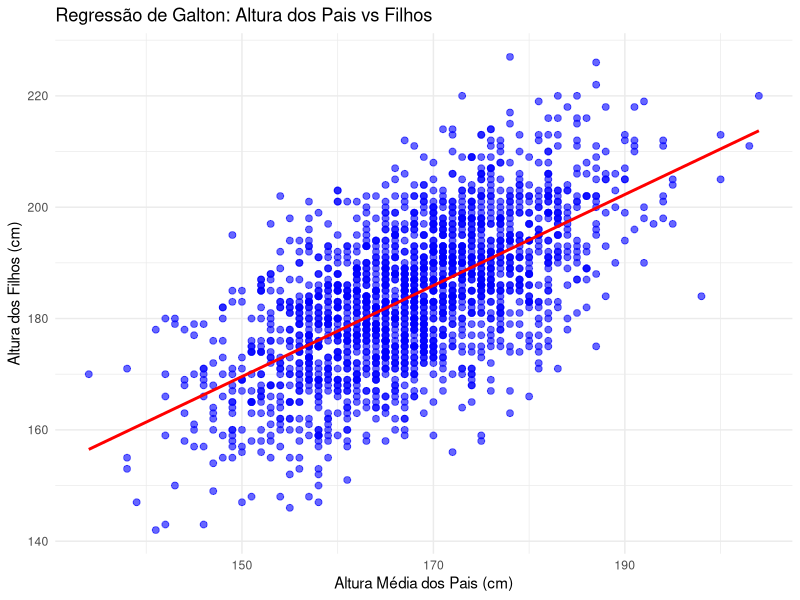
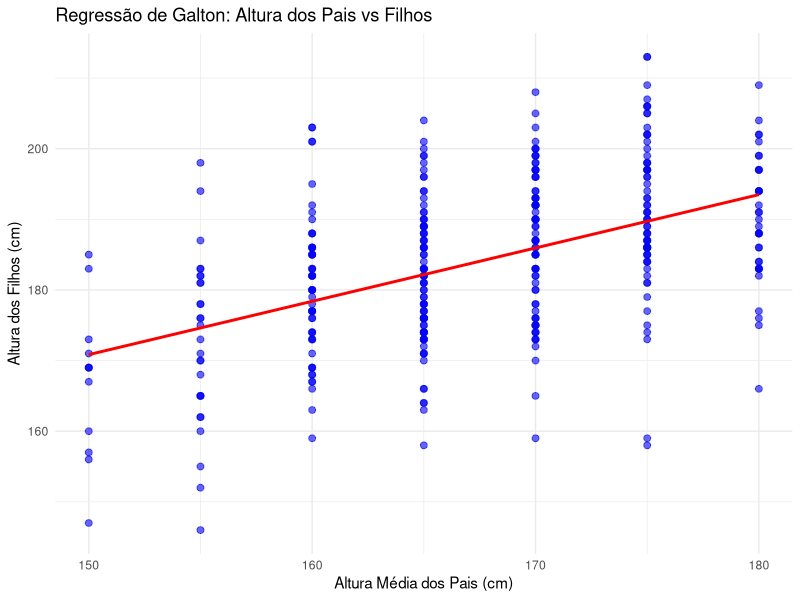

R code for these plots, in order:
## ---- chunk 1
library(dplyr)
library(ggplot2)

# Definir a semente para reprodutibilidade
set.seed(42)

# Gerar alturas dos pais (média 168 cm, desvio padrão 10 cm)
parent_height <- rnorm(2000, mean = 168, sd = 10)
parent_height <- round(parent_height, 0)

# Gerar alturas dos filhos com base na relação linear com ruído
child_height <- 50 + 0.8 * parent_height + rnorm(2000, mean = 0, sd = 10)
child_height <- round(child_height, 0)

# Criar um data frame
data <- data.frame(parent_height, child_height)

# Visualizar as primeiras linhas
#head(data)

# Ajustar um modelo de regressão linear
model <- lm(child_height ~ parent_height, data = data)


# Plotar os dados e a regressão
ggplot(data, aes(x = parent_height, y = child_height)) +
  geom_point(color = "blue", alpha = 0.6, size = 2) +  # Pontos no gráfico
  geom_smooth(method = "lm", color = "red", se = FALSE) +  # Linha de regressão
  labs(title = "Regressão de Galton: Altura dos Pais vs Filhos",
       x = "Altura Média dos Pais (cm)",
       y = "Altura dos Filhos (cm)") +
  theme_minimal()


## ---- chunk 2

## selecionando alturas dos pais especificas
df_filter = data %>% filter( parent_height %in% c(150, 155, 160, 165, 170, 175,180) )
ggplot(df_filter, aes(x = parent_height, y = child_height)) +
  geom_point(color = "blue", alpha = 0.6, size = 2) +  # Pontos no gráfico
  geom_smooth(method = "lm", color = "red", se = FALSE) +  # Linha de regressão
  labs(title = "Regressão de Galton: Altura dos Pais vs Filhos",
       x = "Altura Média dos Pais (cm)",
       y = "Altura dos Filhos (cm)") +
  theme_minimal()

